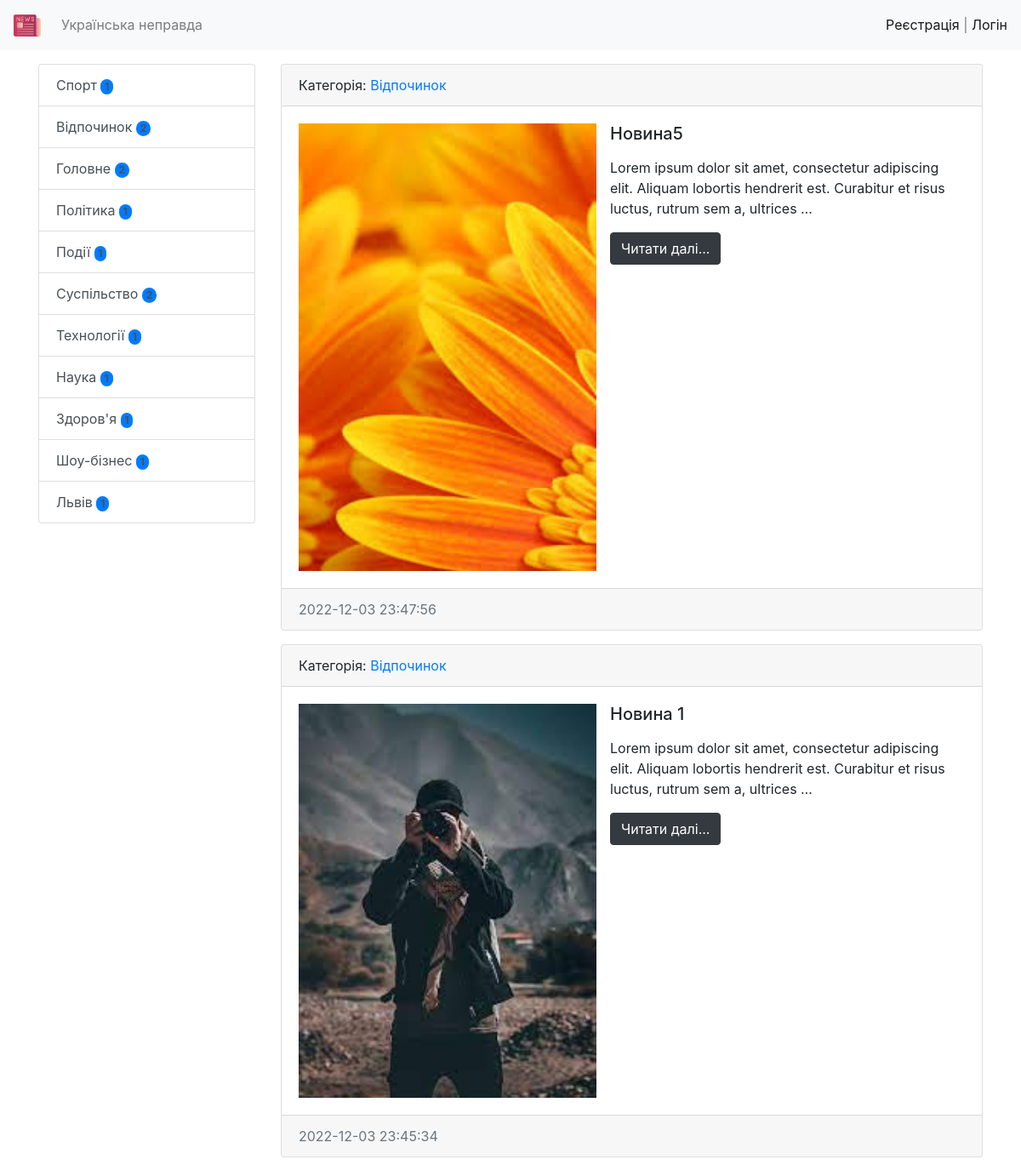
Page /category/7/ on the committed database.
### news/models.py (models this page shows, shortened)
class Category(models.Model):
    title = models.CharField(max_length=150, db_index=True, verbose_name='Категорія')
    def get_absolute_url(self):
        return reverse('category', kwargs={'category_id': self.pk})
    def __str__(self):
        return self.title
    class Meta:
        verbose_name = 'Категорія'
        verbose_name_plural = 'Категорії'
        ordering = ['title']

class News(models.Model):
    title = models.CharField(max_length=150, verbose_name='Назва')
    content = models.TextField(blank=True, verbose_name='Вміст')
    created_at = models.DateTimeField(auto_now_add=True, verbose_name='Дата створення')
    updated_at = models.DateTimeField(auto_now=True, verbose_name='Дата оновлення')
    photo = models.ImageField(upload_to='photo/%Y/%m/%d', verbose_name='фото', blank=True)
    is_published = models.BooleanField(default=False, verbose_name='опубліковано')
    category = models.ForeignKey('Category', on_delete=models.PROTECT, null=True, verbose_name='категорія')
    views = models.IntegerField(default=0)
    def get_absolute_url(self):
        return reverse('view_news', kwargs={'pk': self.pk})
    class Meta:
        verbose_name = 'Новина'
        verbose_name_plural = 'Новини'
        ordering = ['-created_at']

### news/views.py (the view)
# urls.py: path('category/<int:category_id>/', CategoryNews.as_view(), name='category'),
class CategoryNews(ListView):
    model = News
    template_name = 'news_list'
    context_object_name = 'news'
    allow_empty = False
    paginate_by = 4
    def get_queryset(self):
        return News.objects.filter(category_id=self.kwargs['category_id'], is_published=True).select_related('category')

### news/templatetags/news_tags.py (called while the page is built)
@register.inclusion_tag('news/list_categories.html')
def show_categories():
    categories = Category.objects.annotate(cnt=Count('news', filter=F('news__is_published'))).filter(cnt__gt=0)
    return {'categories': categories}

### news/templates/news/news_list.html (shortened to what this page needs)
{% extends 'base.html' %}
{% block content %}
<div class="container mt-3">
    <div class="row">
        <div class="col-md-3">
            {% include 'inc/_sidebar.html' %}
        </div>
        <div class="col-md-9">
            {% for item in news %}
            <div class="card mb-3">
                <div class="card-header">
                    Категорія: <a href="{{ item.category.get_absolute_url }}">{{ item.category }}</a>
                </div>
                <div class="card-body">
                    <div class="media">
                        {% if item.photo %}
                        <img src="{{ item.photo.url }}" alt="" width="350" class="mr-3">
                        {% else %}
                        <img src="https://picsum.photos/id/1060/350/235/?blur=2" alt="" class="mr-3">
                        {% endif %}
                        <div class="media-body">
                            <h5 class="card-title">{{ item.title }}</h5>
                            <p class="card-text">{{ item.content|safe|linebreaks|truncatewords:20 }}</p>
                            <a href="{{ item.get_absolute_url }}" class="btn btn-dark">Читати далі...</a>
                        </div>
                    </div>
                </div>
                <div class="card-footer text-muted">
                    {{ item.created_at|date:"Y-m-d H:i:s" }}
                </div>
            </div>
            {% endfor %}
        </div>
    </div>
</div>
{% endblock %}

### news/templates/news/list_categories.html
<div class="list-group">
    {% for item in categories %}
    <a href="{{ item.get_absolute_url }}" class="list-group-item list-group-item-action">
        {{ item.title }}
        <span class="badge bg-primary rounded-pill">{{ item.cnt }}</span>
    </a>
    {% endfor %}
</div>

### rows in the picture
Category: title "Спорт", cnt "1"
Category: title "Відпочинок", cnt "2"
Category: title "Головне", cnt "2"
Category: title "Політика", cnt "1"
Category: title "Події", cnt "1"
Category: title "Суспільство", cnt "2"
Category: title "Технології", cnt "1"
Category: title "Наука", cnt "1"
Category: title "Здоров'я", cnt "1"
Category: title "Шоу-бізнес", cnt "1"
Category: title "Львів", cnt "1"
News: category "Відпочинок", photo (picture), title "Новина5", content "Lorem ipsum dolor sit amet, consectetur adipiscing elit. Aliquam lobortis hendrerit est. Curabitur et risus luctus, rutrum sem a, ultrices …", created_at "2022-12-03 23:47:56"
News: category "Відпочинок", photo (picture), title "Новина 1", content "Lorem ipsum dolor sit amet, consectetur adipiscing elit. Aliquam lobortis hendrerit est. Curabitur et risus luctus, rutrum sem a, ultrices …", created_at "2022-12-03 23:45:34"
